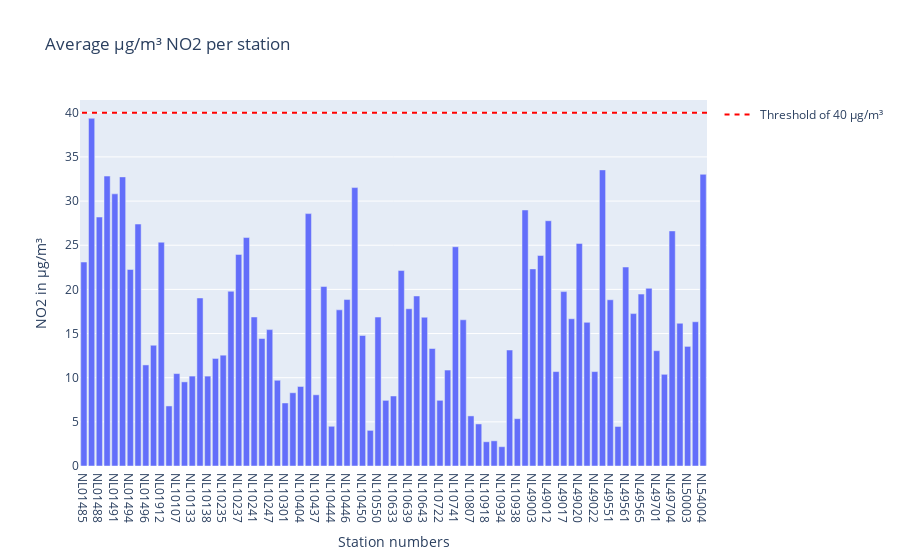

The code cell stored with this chart in its notebook:
### Code cell
bar = px.bar(meanlocation, x='station_number' , y= 'value', title='Average µg/m³ NO2 per station')
bar.update_layout(yaxis_title='NO2 in µg/m³', xaxis_title= "Station numbers", barmode='group') 
#bar.add_shape(type='line', y0=40, y1=40, xref='paper', x0=0, x1=1, line_color='red')
bar.add_shape(
    legendrank=1,
    showlegend=True,
    type="line",
    xref="paper",
    line=dict(dash="5px", color='red'),
    x0=1,
    x1=0,
    y0=40,
    y1=40,
    name='Threshold of 40 µg/m³'
)

bar.show()

### Figure 1 — Plotly figure (JSON) as saved in the notebook; plotly's stock layout.template omitted (floating-point values rounded to 4 significant figures)
{"data": [{"alignmentgroup": "True", "hovertemplate": "station_number=%{x}<br>value=%{y}<extra></extra>", "legendgroup": "", "marker": {"color": "#636efa", "pattern": {"shape": ""}}, "name": "", "offsetgroup": "", "orientation": "v", "showlegend": false, "textposition": "auto", "type": "bar", "x": ["NL01485", "NL01487", "NL01488", "NL01489", "NL01491", "NL01493", "NL01494", "NL01495", "NL01496", "NL01497", "NL01912", "NL01913", "NL10107", "NL10131", "NL10133", "NL10136", "NL10138", "NL10230", "NL10235", "NL10236", "NL10237", "NL10240", "NL10241", "NL10246", "NL10247", "NL10248", "NL10301", "NL10318", "NL10404", "NL10418", "NL10437", "NL10442", "NL10444", "NL10445", "NL10446", "NL10449", "NL10450", "NL10538", "NL10550", "NL10617", "NL10633", "NL10636", "NL10639", "NL10641", "NL10643", "NL10644", "NL10722", "NL10738", "NL10741", "NL10742", "NL10807", "NL10818", "NL10918", "NL10929", "NL10934", "NL10937", "NL10938", "NL49002", "NL49003", "NL49007", "NL49012", "NL49014", "NL49017", "NL49019", "NL49020", "NL49021", "NL49022", "NL49546", "NL49551", "NL49553", "NL49561", "NL49564", "NL49565", "NL49680", "NL49701", "NL49703", "NL49704", "NL50002", "NL50003", "NL50010", "NL54004"], "xaxis": "x", "y": [23.1, 39.38, 28.19, 32.83, 30.82, 32.74, 22.26, 27.4, 11.45, 13.67, 25.34, 6.8, 10.47, 9.527, 10.18, 19.03, 10.18, 12.18, 12.55, 19.79, 23.96, 25.87, 16.88, 14.44, 15.45, 9.711, 7.137, 8.295, 9.007, 28.58, 8.064, 20.32, 4.498, 17.68, 18.85, 31.53, 14.78, 4.035, 16.87, 7.435, 7.928, 22.13, 17.81, 19.25, 16.85, 13.31, 7.439, 10.87, 24.83, 16.56, 5.673, 4.761, 2.745, 2.852, 2.187, 13.14, 5.362, 28.99, 22.32, 23.84, 27.78, 10.69, 19.75, 16.68, 25.21, 16.27, 10.69, 33.53, 18.82, 4.477, 22.53, 17.26, 19.47, 20.12, 13.06, 10.38, 26.62, 16.17, 13.55, 16.33, 33.03], "yaxis": "y"}], "layout": {"barmode": "group", "legend": {"tracegroupgap": 0}, "shapes": [{"legendrank": 1, "line": {"color": "red", "dash": "5px"}, "name": "Threshold of 40 µg/m³", "showlegend": true, "type": "line", "x0": 1, "x1": 0, "xref": "paper", "y0": 40, "y1": 40}], "title": {"text": "Average µg/m³ NO2 per station"}, "xaxis": {"anchor": "y", "domain": [0, 1], "title": {"text": "Station numbers"}}, "yaxis": {"anchor": "x", "domain": [0, 1], "title": {"text": "NO2 in µg/m³"}}}}
